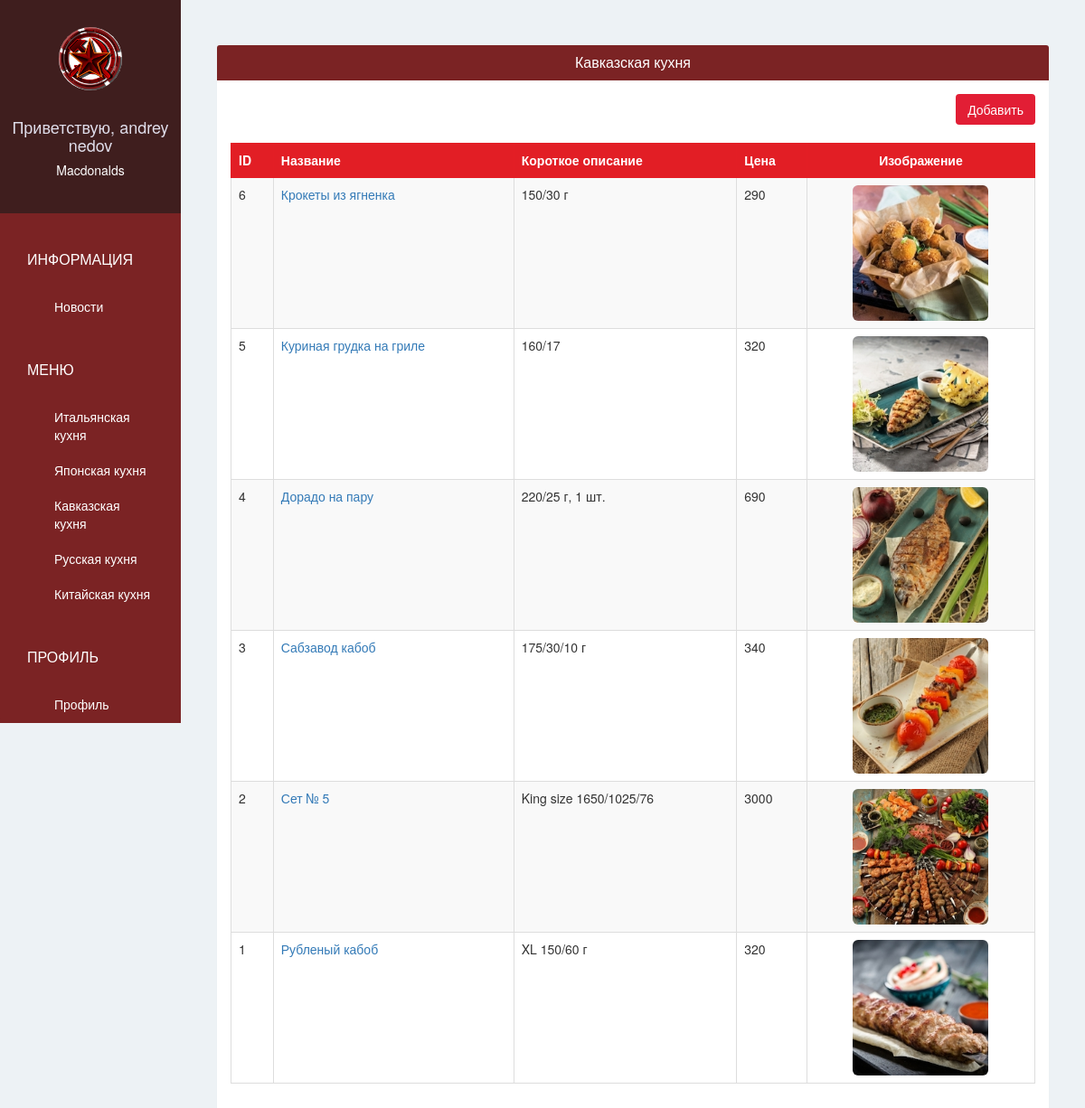
/pizzashop/kavkaz/ (signed in), run on the app's committed database.
### pizzashopapp/models.py (models this page shows, shortened)
class PizzaShop(models.Model):
    owner = models.OneToOneField(User, on_delete=models.CASCADE, related_name='pizzashop')
    name = models.CharField(max_length=100, verbose_name = 'Название')
    phone = models.CharField(max_length=100, verbose_name = 'Телефон')
    address = models.CharField(max_length=100, verbose_name = 'Адрес')
    logo = models.ImageField(upload_to='pizzashop_logo/', blank = False, verbose_name = 'Логотип')

class Kavkaz(models.Model):
    pizzashop = models.ForeignKey(PizzaShop)
    name = models.CharField(max_length=30)
    short_description = models.CharField(max_length=10000)
    image = models.ImageField(upload_to=get_kavkaz_upload_path, blank=False)
    price = models.IntegerField(default=0)

### pizzashopapp/views.py (the view)
# urls.py: url(r'^pizzashop/kavkaz/$', views.pizzashop_kavkaz, name='pizzashop-kavkaz'),
@login_required(login_url='/pizzashop/sign-in/')
def pizzashop_kavkaz(request):
    kavkazs = Kavkaz.objects.filter(pizzashop = request.user.pizzashop).order_by("-id")
    return render(request, 'pizzashop/kavkaz.html', {
        'kavkazs':kavkazs,
    })

### pizzashopapp/templates/pizzashop/kavkaz.html
{% extends 'pizzashop/base.html' %}
{% block page %}
<div class="panel">
  <div class="panel-heading bg-ruby">
    <h4 class="panel-title text-center text-white">
      Кавказская кухня
    </h4>
  </div>
  <div class="panel-body">
    <div class="text-right">
      <a href="{% url 'pizzashop-add-kavkaz' %}"class="btn btn-red">Добавить</a>
      <br/>
      <br/>
    </div>
    <table class="table table-bordered table-hover table-striped">
      <thead>
        <tr class="bg-red text-white">
          <th>ID</th>
          <th>Название</th>
          <th>Короткое описание</th>
          <th>Цена</th>
          <th class="text-center">Изображение</th>
        </tr>
      </thead>
      <tbody>
        {% for kavkaz in kavkazs %}
          <tr>
            <td scope="row">{{ kavkaz.id }}</td>
            <td><a href="{% url 'pizzashop-edit-kavkaz' kavkaz.id %}">{{ kavkaz.name }}</a></td>
            <td>{{ kavkaz.short_description }}</td>
            <td>{{ kavkaz.price }}</td>
            <td class="text-center"><img class="img-rounded" src="{{ MEDIA_URL }}{{ kavkaz.image }}" width = "150"></td>
          </tr>
        {% endfor %}
      </tbody>
    </table>
  </div>
</div>
{% endblock %}

### pizzashopapp/templates/pizzashop/base.html (shortened to what this page needs)
{% extends 'base.html' %}
{% block sidebar %}
{% url 'pizzashop-pizza' as pizzashop_pizza_url %}
{% url 'pizzashop-account' as pizzashop_account_url %}
  <div class="text-center">
    <img class="img-circle" src="{{ MEDIA_URL }}{{ request.user.pizzashop.logo }}" width="70" height="70" >
    <br/>
    <br/>
    <h4>Приветствую, {{ request.user.get_full_name }}</h4>
    <h5>{{ request.user.pizzashop.name }}</h5>
  </div>
  <div class="list-group">
    <span class="text-uppercase">Информация</span>
    <a href="{% url 'pizzashop-news' %}"
    class="list-group-item {% if request.path ==  pizzashop_news_url %} active {% endif %}">Новости</a>
    <span class="text-uppercase">Меню</span>
    <a href="{% url 'pizzashop-pizza' %}"
    class="list-group-item {% if request.path ==  pizzashop_pizza_url %} active {% endif %}">Итальянская кухня</a>
    <a href="{% url 'pizzashop-sushi' %}"
    class="list-group-item {% if request.path ==  pizzashop_sushi_url %} active {% endif %}">Японская кухня</a>
    <a href="{% url 'pizzashop-kavkaz' %}"
    class="list-group-item {% if request.path ==  pizzashop_kavkaz_url %} active {% endif %}">Кавказская кухня</a>
    <a href="{% url 'pizzashop-russia' %}"
    class="list-group-item {% if request.path ==  pizzashop_russia_url %} active {% endif %}">Русская кухня</a>
    <a href="{% url 'pizzashop-china' %}"
    class="list-group-item {% if request.path ==  pizzashop_china_url %} active {% endif %}">Китайская кухня</a>
    <span class="text-uppercase">Профиль</span>
    <a href="{% url 'pizzashop-account' %}"
    class="list-group-item {% if request.path ==  pizzashop_account_url %} active {% endif %}">Профиль</a>
  </div>
{% endblock %}

### pizzashopapp/static/css/style.css (style rules this page uses)
body { padding-top: 50px; background-color: #EDF2F5; overflow: auto; }
.bg-ruby { background-color: #7B2324; }
.bg-red { background-color: #E21E25; }
.text-white { color: white; }
.btn-red { color: white; background-color: #E21E35; }
.sidebar > div:first-child { padding: 30px 10px; font-weight: bold; font-size: 15px; background-color: #3F1E1E; }
.sidebar > div:first-child > h4 { color: #e0deeb; }
.sidebar > div:first-child > h5 { color: #ffffff; }
.sidebar .list-group { padding: 0; background-color: #7B2324; }
.sidebar .list-group > span { color: white; display: block;; margin-top: 20px; padding: 20px 30px; font-size: 16px; font-weight: 300px; }
.sidebar .list-group .list-group-item, .sidebar .list-group .list-group-item:focus { background-color: #7B2324; color: white; border: 0; padding-left: 60px; padding-right: 30px; }
.content .panel { border: none; }
.table > thead > tr > th, .table > thead > tr > td { vertical-align: middle; }
.table, .table > thead > tr > th { border-color: #E31E25; }

### data on the page
Kavkaz: id "6", name "Крокеты из ягненка", short_description "150/30 г", price "290", image (picture)
Kavkaz: id "5", name "Куриная грудка на гриле", short_description "160/17", price "320", image (picture)
Kavkaz: id "4", name "Дорадо на пару", short_description "220/25 г, 1 шт.", price "690", image (picture)
Kavkaz: id "3", name "Сабзавод кабоб", short_description "175/30/10 г", price "340", image (picture)
Kavkaz: id "2", name "Сет № 5", short_description "King size 1650/1025/76", price "3000", image (picture)
Kavkaz: id "1", name "Рубленый кабоб", short_description "XL 150/60 г", price "320", image (picture)

### other printed values
{{ request.user.get_full_name }} "andrey nedov"
{{ request.user.pizzashop.name }} "Macdonalds"
